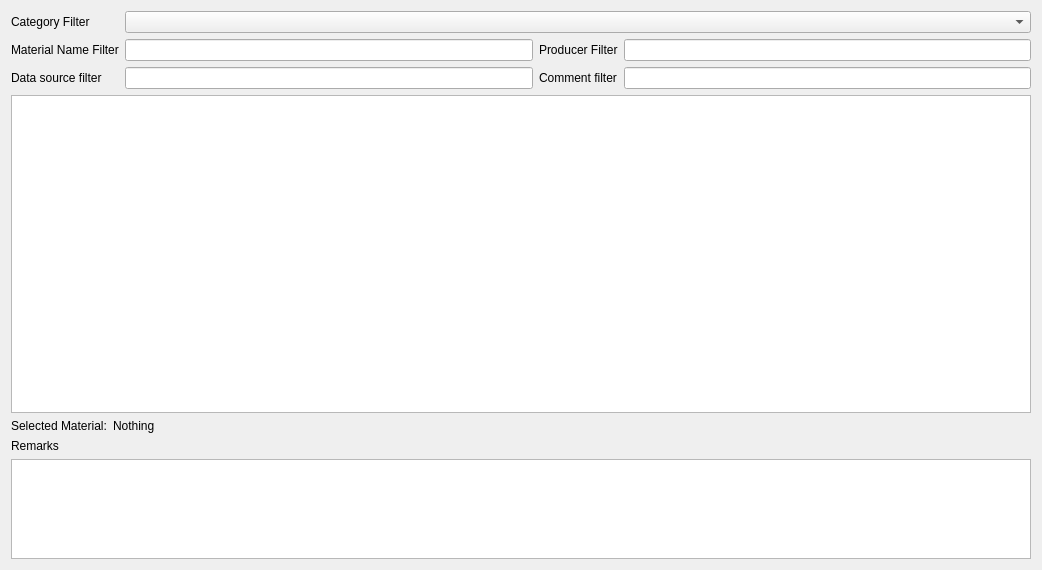
<?xml version="1.0" encoding="UTF-8"?>
<ui version="4.0">
 <class>QtExt::MaterialDatabaseSelectionWidget</class>
 <widget class="QWidget" name="QtExt::MaterialDatabaseSelectionWidget">
  <property name="geometry">
   <rect>
    <x>0</x>
    <y>0</y>
    <width>1042</width>
    <height>570</height>
   </rect>
  </property>
  <property name="windowTitle">
   <string>Form</string>
  </property>
  <layout class="QVBoxLayout" name="verticalLayout">
   <item>
    <layout class="QGridLayout" name="gridLayout">
     <item row="1" column="3">
      <widget class="QLineEdit" name="lineEditProducerFilter">
       <property name="sizePolicy">
        <sizepolicy hsizetype="MinimumExpanding" vsizetype="Fixed">
         <horstretch>0</horstretch>
         <verstretch>0</verstretch>
        </sizepolicy>
       </property>
       <property name="minimumSize">
        <size>
         <width>250</width>
         <height>0</height>
        </size>
       </property>
      </widget>
     </item>
     <item row="0" column="0">
      <widget class="QLabel" name="label">
       <property name="text">
        <string>Category Filter</string>
       </property>
      </widget>
     </item>
     <item row="1" column="0">
      <widget class="QLabel" name="label_2">
       <property name="text">
        <string>Material Name Filter</string>
       </property>
      </widget>
     </item>
     <item row="1" column="1">
      <widget class="QLineEdit" name="lineEditMaterialNameFilter">
       <property name="sizePolicy">
        <sizepolicy hsizetype="MinimumExpanding" vsizetype="Fixed">
         <horstretch>0</horstretch>
         <verstretch>0</verstretch>
        </sizepolicy>
       </property>
       <property name="minimumSize">
        <size>
         <width>250</width>
         <height>0</height>
        </size>
       </property>
      </widget>
     </item>
     <item row="1" column="2">
      <widget class="QLabel" name="labelProducerFilterCaption">
       <property name="text">
        <string>Producer Filter</string>
       </property>
      </widget>
     </item>
     <item row="0" column="1" colspan="3">
      <widget class="QComboBox" name="comboBoxCategories">
       <property name="sizePolicy">
        <sizepolicy hsizetype="MinimumExpanding" vsizetype="Fixed">
         <horstretch>0</horstretch>
         <verstretch>0</verstretch>
        </sizepolicy>
       </property>
       <property name="minimumSize">
        <size>
         <width>250</width>
         <height>0</height>
        </size>
       </property>
      </widget>
     </item>
     <item row="2" column="1">
      <widget class="QLineEdit" name="lineEditSourceFilter"/>
     </item>
     <item row="2" column="3">
      <widget class="QLineEdit" name="lineEditCommentFilter"/>
     </item>
     <item row="2" column="0">
      <widget class="QLabel" name="label_4">
       <property name="text">
        <string>Data source filter</string>
       </property>
      </widget>
     </item>
     <item row="2" column="2">
      <widget class="QLabel" name="label_5">
       <property name="text">
        <string>Comment filter</string>
       </property>
      </widget>
     </item>
    </layout>
   </item>
   <item>
    <widget class="QTableView" name="tableView">
     <property name="sizePolicy">
      <sizepolicy hsizetype="Expanding" vsizetype="MinimumExpanding">
       <horstretch>4</horstretch>
       <verstretch>4</verstretch>
      </sizepolicy>
     </property>
     <property name="alternatingRowColors">
      <bool>true</bool>
     </property>
     <property name="selectionMode">
      <enum>QAbstractItemView::SingleSelection</enum>
     </property>
     <property name="selectionBehavior">
      <enum>QAbstractItemView::SelectRows</enum>
     </property>
     <property name="sortingEnabled">
      <bool>true</bool>
     </property>
     <attribute name="horizontalHeaderCascadingSectionResizes">
      <bool>true</bool>
     </attribute>
     <attribute name="verticalHeaderVisible">
      <bool>false</bool>
     </attribute>
    </widget>
   </item>
   <item>
    <layout class="QHBoxLayout" name="horizontalLayout" stretch="0,1">
     <item>
      <widget class="QLabel" name="labelSelectedMaterialCaption">
       <property name="font">
        <font>
         <weight>50</weight>
         <bold>false</bold>
        </font>
       </property>
       <property name="text">
        <string>Selected Material:</string>
       </property>
      </widget>
     </item>
     <item>
      <widget class="QLabel" name="labelSelectedMaterial">
       <property name="font">
        <font>
         <weight>50</weight>
         <bold>false</bold>
        </font>
       </property>
       <property name="text">
        <string>Nothing</string>
       </property>
      </widget>
     </item>
    </layout>
   </item>
   <item>
    <widget class="QLabel" name="label_3">
     <property name="sizePolicy">
      <sizepolicy hsizetype="Preferred" vsizetype="Fixed">
       <horstretch>0</horstretch>
       <verstretch>0</verstretch>
      </sizepolicy>
     </property>
     <property name="text">
      <string>Remarks</string>
     </property>
     <property name="textFormat">
      <enum>Qt::PlainText</enum>
     </property>
     <property name="textInteractionFlags">
      <set>Qt::NoTextInteraction</set>
     </property>
    </widget>
   </item>
   <item>
    <widget class="QTextEdit" name="textEditAdditional">
     <property name="maximumSize">
      <size>
       <width>16777215</width>
       <height>100</height>
      </size>
     </property>
     <property name="readOnly">
      <bool>true</bool>
     </property>
     <property name="textInteractionFlags">
      <set>Qt::NoTextInteraction</set>
     </property>
    </widget>
   </item>
  </layout>
 </widget>
 <resources/>
 <connections/>
</ui>
